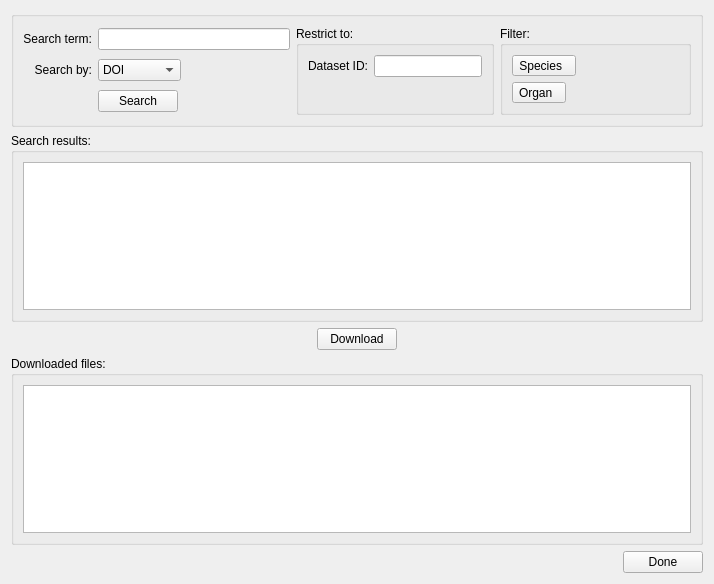
<?xml version="1.0" encoding="UTF-8"?>
<ui version="4.0">
 <class>RetrievePortalDataWidget</class>
 <widget class="QWidget" name="RetrievePortalDataWidget">
  <property name="geometry">
   <rect>
    <x>0</x>
    <y>0</y>
    <width>714</width>
    <height>584</height>
   </rect>
  </property>
  <property name="windowTitle">
   <string>Search tool</string>
  </property>
  <layout class="QVBoxLayout" name="verticalLayout_5">
   <item>
    <widget class="QGroupBox" name="manifestGroupBox">
     <layout class="QGridLayout" name="gridLayout">
      <item row="0" column="0">
       <widget class="QLabel" name="labelSearchTerm">
        <property name="text">
         <string>Search term:</string>
        </property>
        <property name="alignment">
         <set>Qt::AlignmentFlag::AlignRight|Qt::AlignmentFlag::AlignTrailing|Qt::AlignmentFlag::AlignVCenter</set>
        </property>
       </widget>
      </item>
      <item row="0" column="1">
       <widget class="QLineEdit" name="lineEditSearch">
        <property name="sizePolicy">
         <sizepolicy hsizetype="Expanding" vsizetype="Fixed">
          <horstretch>1</horstretch>
          <verstretch>0</verstretch>
         </sizepolicy>
        </property>
       </widget>
      </item>
      <item row="0" column="3" rowspan="3">
       <widget class="QGroupBox" name="groupBoxFilter">
        <property name="sizePolicy">
         <sizepolicy hsizetype="Preferred" vsizetype="Preferred">
          <horstretch>1</horstretch>
          <verstretch>0</verstretch>
         </sizepolicy>
        </property>
        <property name="title">
         <string>Filter:</string>
        </property>
        <layout class="QVBoxLayout" name="verticalLayout_3">
         <item>
          <widget class="QToolButton" name="toolButtonFilterSpecies">
           <property name="text">
            <string>Species  </string>
           </property>
           <property name="popupMode">
            <enum>QToolButton::ToolButtonPopupMode::InstantPopup</enum>
           </property>
          </widget>
         </item>
         <item>
          <widget class="QToolButton" name="toolButtonFilterOrgan">
           <property name="text">
            <string>Organ  </string>
           </property>
           <property name="popupMode">
            <enum>QToolButton::ToolButtonPopupMode::InstantPopup</enum>
           </property>
          </widget>
         </item>
         <item>
          <spacer name="verticalSpacer">
           <property name="orientation">
            <enum>Qt::Orientation::Vertical</enum>
           </property>
           <property name="sizeHint" stdset="0">
            <size>
             <width>20</width>
             <height>40</height>
            </size>
           </property>
          </spacer>
         </item>
        </layout>
       </widget>
      </item>
      <item row="1" column="0">
       <widget class="QLabel" name="labelSearchBy">
        <property name="text">
         <string>Search by:</string>
        </property>
        <property name="alignment">
         <set>Qt::AlignmentFlag::AlignRight|Qt::AlignmentFlag::AlignTrailing|Qt::AlignmentFlag::AlignVCenter</set>
        </property>
       </widget>
      </item>
      <item row="1" column="1">
       <layout class="QHBoxLayout" name="horizontalLayout_3">
        <item>
         <widget class="QComboBox" name="comboBoxSearchBy">
          <property name="minimumSize">
           <size>
            <width>0</width>
            <height>0</height>
           </size>
          </property>
          <property name="iconSize">
           <size>
            <width>0</width>
            <height>0</height>
           </size>
          </property>
          <property name="frame">
           <bool>true</bool>
          </property>
          <item>
           <property name="text">
            <string>DOI</string>
           </property>
          </item>
          <item>
           <property name="text">
            <string>filename</string>
           </property>
          </item>
          <item>
           <property name="text">
            <string>mimetype</string>
           </property>
          </item>
         </widget>
        </item>
        <item>
         <spacer name="horizontalSpacer_3">
          <property name="orientation">
           <enum>Qt::Orientation::Horizontal</enum>
          </property>
          <property name="sizeHint" stdset="0">
           <size>
            <width>40</width>
            <height>20</height>
           </size>
          </property>
         </spacer>
        </item>
       </layout>
      </item>
      <item row="2" column="1">
       <layout class="QHBoxLayout" name="horizontalLayout_2">
        <property name="leftMargin">
         <number>0</number>
        </property>
        <item>
         <widget class="QPushButton" name="pushButtonSearch">
          <property name="text">
           <string>Search</string>
          </property>
         </widget>
        </item>
        <item>
         <spacer name="horizontalSpacer_2">
          <property name="orientation">
           <enum>Qt::Orientation::Horizontal</enum>
          </property>
          <property name="sizeHint" stdset="0">
           <size>
            <width>40</width>
            <height>20</height>
           </size>
          </property>
         </spacer>
        </item>
       </layout>
      </item>
      <item row="0" column="2" rowspan="3">
       <widget class="QGroupBox" name="groupBoxRestrictTo">
        <property name="title">
         <string>Restrict to:</string>
        </property>
        <layout class="QVBoxLayout" name="verticalLayout_4">
         <item>
          <layout class="QHBoxLayout" name="horizontalLayout_4">
           <item>
            <widget class="QLabel" name="labelDatasetID">
             <property name="toolTip">
              <string>Restrict the search to the dataset with ID specified here</string>
             </property>
             <property name="text">
              <string>Dataset ID:</string>
             </property>
             <property name="alignment">
              <set>Qt::AlignmentFlag::AlignRight|Qt::AlignmentFlag::AlignTrailing|Qt::AlignmentFlag::AlignVCenter</set>
             </property>
            </widget>
           </item>
           <item>
            <widget class="QLineEdit" name="lineEditDatasetID">
             <property name="toolTip">
              <string>Restrict the search to the dataset with ID specified here</string>
             </property>
            </widget>
           </item>
          </layout>
         </item>
         <item>
          <spacer name="verticalSpacer_2">
           <property name="orientation">
            <enum>Qt::Orientation::Vertical</enum>
           </property>
           <property name="sizeHint" stdset="0">
            <size>
             <width>20</width>
             <height>40</height>
            </size>
           </property>
          </spacer>
         </item>
        </layout>
       </widget>
      </item>
     </layout>
    </widget>
   </item>
   <item>
    <widget class="QGroupBox" name="groupBox">
     <property name="title">
      <string>Search results:</string>
     </property>
     <layout class="QVBoxLayout" name="verticalLayout_2">
      <item>
       <widget class="QTableView" name="tableViewSearchResult">
        <property name="editTriggers">
         <set>QAbstractItemView::EditTrigger::NoEditTriggers</set>
        </property>
        <property name="selectionMode">
         <enum>QAbstractItemView::SelectionMode::MultiSelection</enum>
        </property>
        <property name="selectionBehavior">
         <enum>QAbstractItemView::SelectionBehavior::SelectRows</enum>
        </property>
        <property name="sortingEnabled">
         <bool>true</bool>
        </property>
       </widget>
      </item>
     </layout>
    </widget>
   </item>
   <item>
    <layout class="QHBoxLayout" name="horizontalLayout">
     <item>
      <spacer name="horizontalSpacer_5">
       <property name="orientation">
        <enum>Qt::Orientation::Horizontal</enum>
       </property>
       <property name="sizeHint" stdset="0">
        <size>
         <width>40</width>
         <height>20</height>
        </size>
       </property>
      </spacer>
     </item>
     <item>
      <widget class="QPushButton" name="pushButtonDownload">
       <property name="text">
        <string>Download</string>
       </property>
      </widget>
     </item>
     <item>
      <spacer name="horizontalSpacer">
       <property name="orientation">
        <enum>Qt::Orientation::Horizontal</enum>
       </property>
       <property name="sizeHint" stdset="0">
        <size>
         <width>40</width>
         <height>20</height>
        </size>
       </property>
      </spacer>
     </item>
    </layout>
   </item>
   <item>
    <widget class="QGroupBox" name="groupBoxDownloadedFileTree">
     <property name="title">
      <string>Downloaded files:</string>
     </property>
     <layout class="QVBoxLayout" name="verticalLayout">
      <item>
       <widget class="QTreeView" name="treeViewFileBrowser"/>
      </item>
     </layout>
    </widget>
   </item>
   <item>
    <layout class="QHBoxLayout" name="horizontalLayout1">
     <item>
      <spacer name="horizontalSpacer_8">
       <property name="orientation">
        <enum>Qt::Orientation::Horizontal</enum>
       </property>
       <property name="sizeHint" stdset="0">
        <size>
         <width>40</width>
         <height>20</height>
        </size>
       </property>
      </spacer>
     </item>
     <item>
      <widget class="QPushButton" name="pushButtonDone">
       <property name="text">
        <string>Done</string>
       </property>
      </widget>
     </item>
    </layout>
   </item>
  </layout>
 </widget>
 <resources/>
 <connections/>
</ui>
